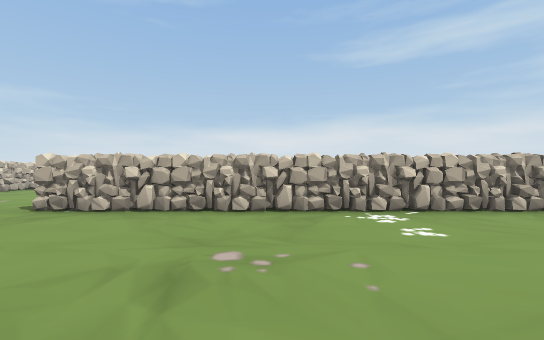
[1] (above)

17 first-person views from a walk through a Unity game level. The camera is 1.5 m above the floor, looks level and sees 90° across. The floor is counted in squares, 2 m on a side. Each view is taken from the middle of a square. On the plan, view 1 faces up. The plan holds only what a view shows up to about 10 squares ahead; the rest is blank. The place goes on beyond the plan. The player character is not drawn. Some animated figures are left out.

[2]
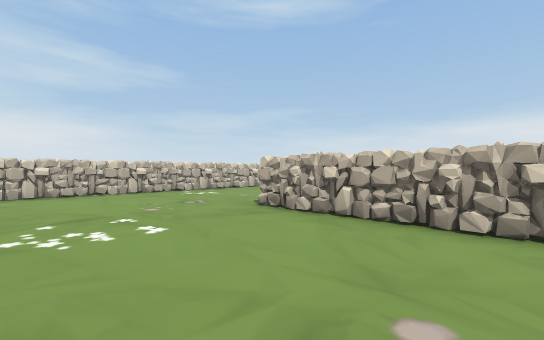

[3]
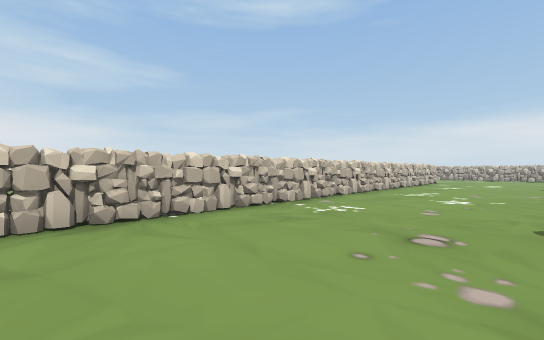

[4]
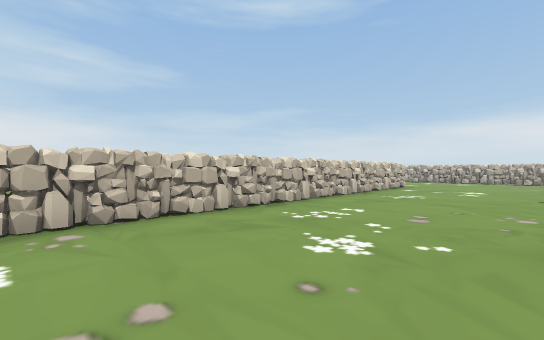

[5]
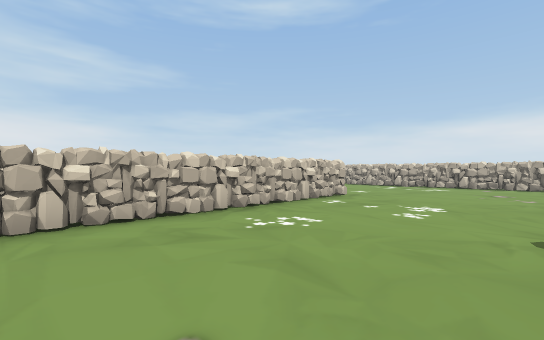

[6]
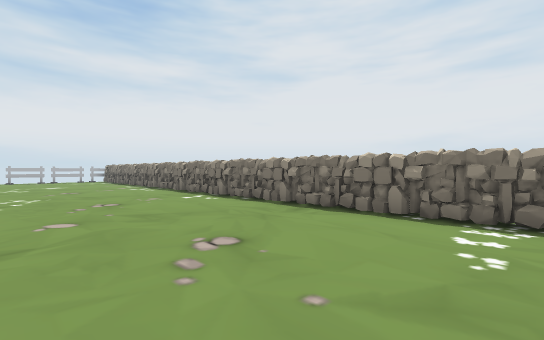

[7]
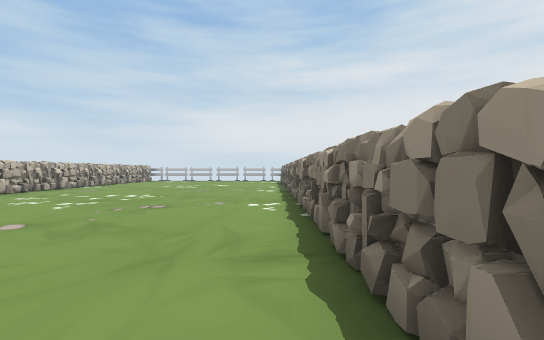

[8]
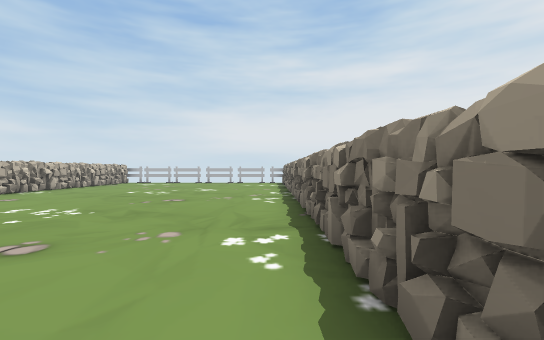

[9]
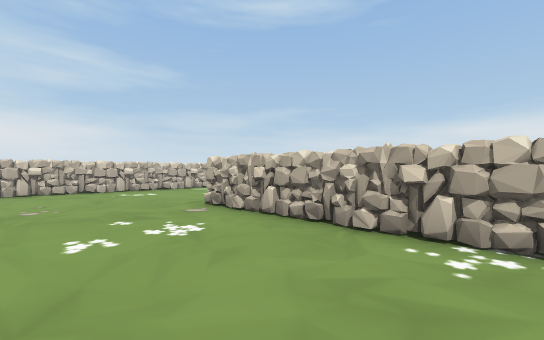

[10]
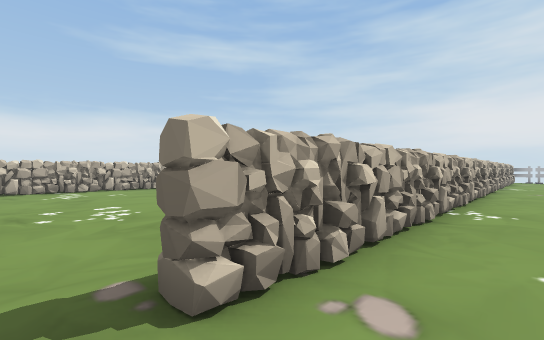

[11]
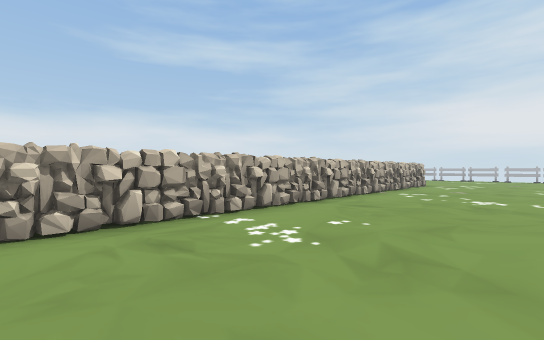

[12]
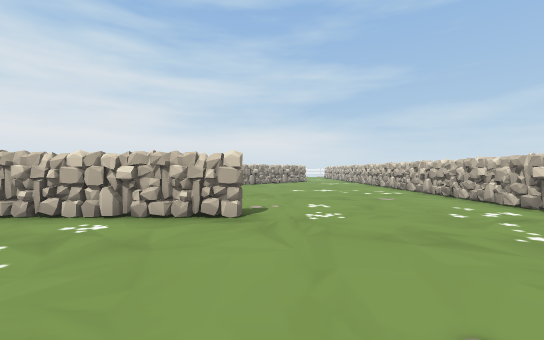

[13]
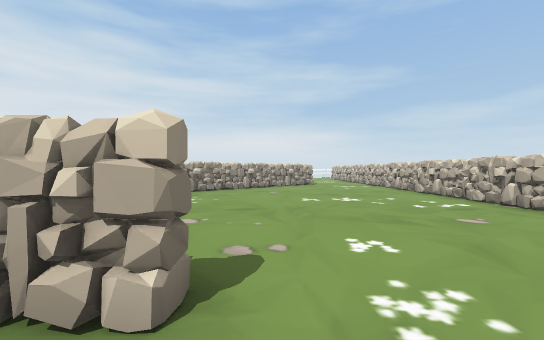

[14]
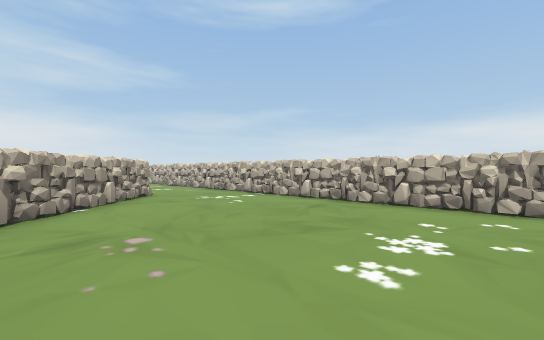

[15]
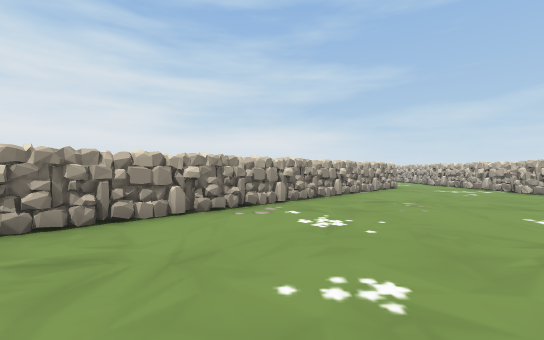

[16]
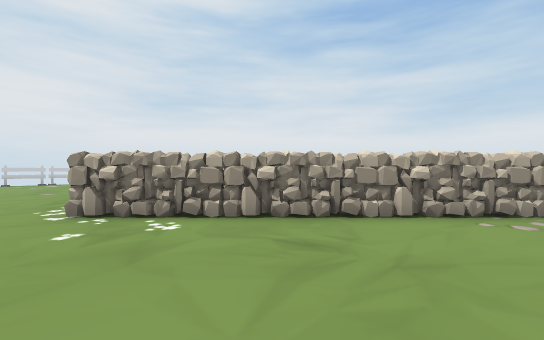

[17]
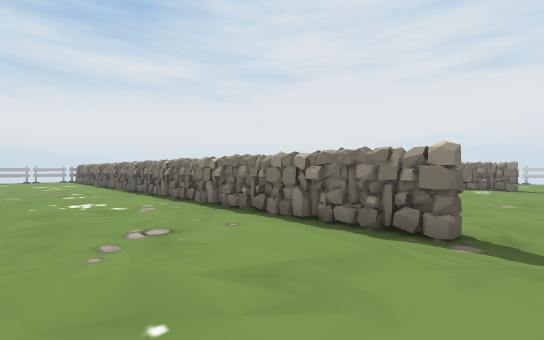

### Floor plan
Key: @ floor where view 1 was taken; # wall or solid block; . floor.
Columns run from 23 left of view 1 to 9 right of it. Each row starts with its distance up from view 1.
 24  #############   ###########
 23 ............... .............
 22 ..............................
 21  #.............................
 20  ##............................
 19   ##.................
 18    ##........#..................
 17     ##...... #..................
 16      ##......#.................
 15       ##.....#.....##############
 14        ##....#.............##...#
 13         ##...#...................
 12          ##..#...................
 11           ##.#...................
 10            ..#...................
  9            ..#...................
  8            ..#...................
  7            ..#...................
  6            ..#...................
  5            ..#.....##############
  4            ..#..............
  3            ..#.............
  2              #............
  1              #...........
  0                        @

Positions as (right, up) in squares from view 1, and headings:
1: (0, 0), facing up
2: (0, 1), facing up-left
3: (-5, 1), facing up-left
4: (-5, 6), facing up-left
5: (-5, 11), facing up-left
6: (-4, 10), facing down-right
7: (-3, 6), facing right
8: (0, 6), facing right
9: (1, 11), facing up-left
10: (-5, 13), facing up-right
11: (-6, 20), facing up-right
12: (-5, 19), facing left
13: (-8, 19), facing left
14: (-14, 18), facing up-left
15: (-11, 16), facing left
16: (-11, 16), facing down-left
17: (-5, 18), facing down-right
